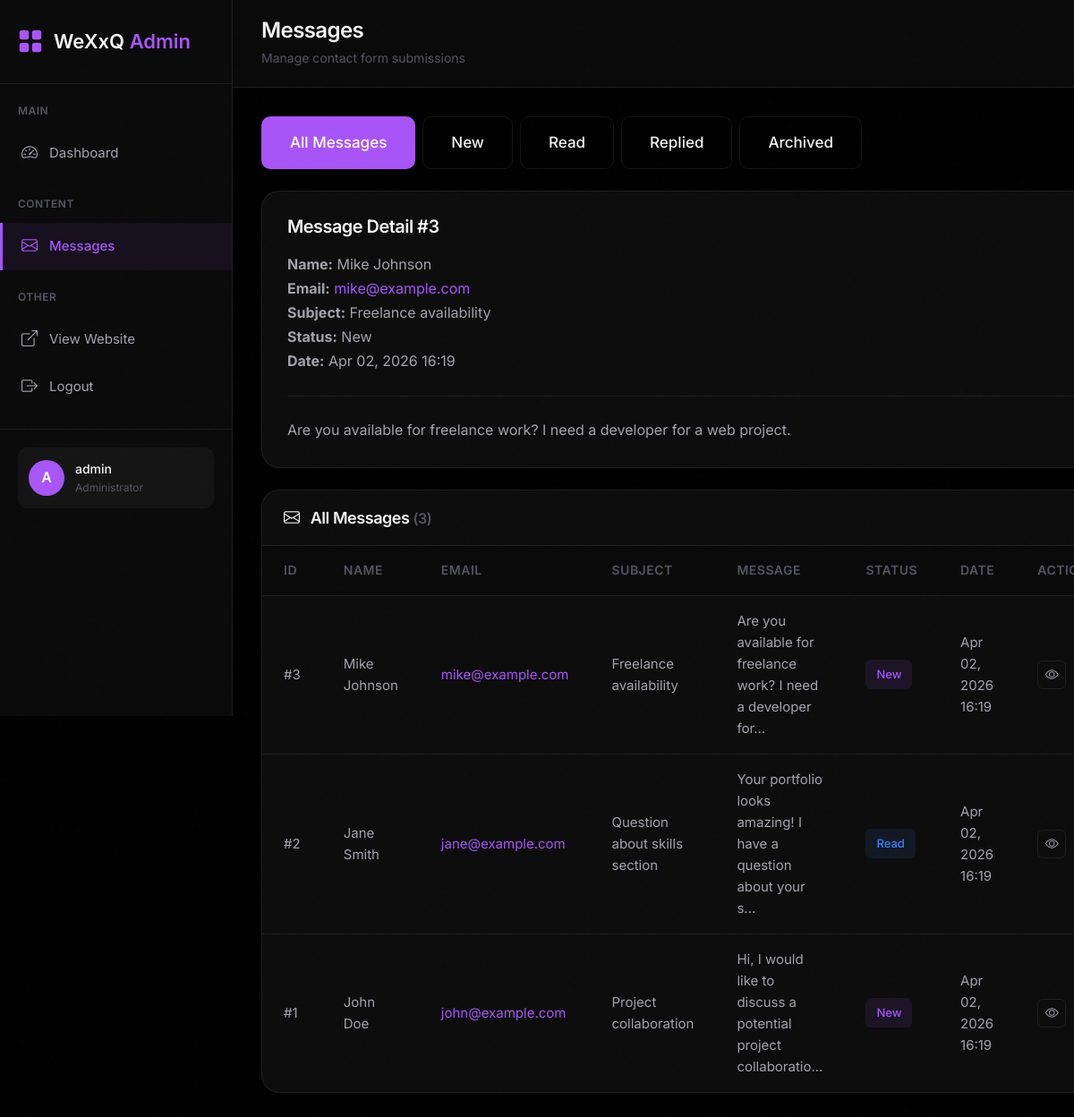
The page /admin/messages.php?view=3 (signed in) on the database its author committed.
### tables this page shows
CREATE TABLE IF NOT EXISTS `contact_messages` (
  `id` INT(11) UNSIGNED NOT NULL AUTO_INCREMENT,
  `name` VARCHAR(100) NOT NULL,
  `email` VARCHAR(100) NOT NULL,
  `subject` VARCHAR(150) NOT NULL,
  `message` TEXT NOT NULL,
  `status` ENUM('new', 'read', 'replied', 'archived') DEFAULT 'new',
  `ip_address` VARCHAR(45) DEFAULT NULL,
  `user_agent` VARCHAR(255) DEFAULT NULL,
  `created_at` TIMESTAMP DEFAULT CURRENT_TIMESTAMP,
  `read_at` TIMESTAMP NULL DEFAULT NULL,
  `replied_at` TIMESTAMP NULL DEFAULT NULL,
  PRIMARY KEY (`id`),
  INDEX `idx_status` (`status`),
  INDEX `idx_created_at` (`created_at`),
  INDEX `idx_email` (`email`)
);

### admin/messages.php (the view, shortened to what this page needs)
<?php
$status_filter = $_GET['status'] ?? 'all';
$page = isset($_GET['page']) ? (int)$_GET['page'] : 1;
$per_page = 10;
$messages = [];
$total_messages = 0;
$view_message = null;
try {
    $db = getDbConnection();
    if (isset($_GET['view']) && ctype_digit((string)$_GET['view'])) {
        $view_id = (int)$_GET['view'];
        $viewStmt = $db->prepare('SELECT id, name, email, subject, message, status, created_at FROM contact_messages WHERE id = ? LIMIT 1');
        $viewStmt->execute([$view_id]);
        $view_message = $viewStmt->fetch() ?: null;
    }
    if ($status_filter === 'all') {
        $countStmt = $db->query('SELECT COUNT(*) FROM contact_messages');
        $total_messages = (int)$countStmt->fetchColumn();
        $offset = ($page - 1) * $per_page;
        $listStmt = $db->prepare('SELECT id, name, email, subject, message, status, created_at FROM contact_messages ORDER BY created_at DESC LIMIT ? OFFSET ?');
        $listStmt->bindValue(1, $per_page, PDO::PARAM_INT);
        $listStmt->bindValue(2, $offset, PDO::PARAM_INT);
        $listStmt->execute();
        $messages = $listStmt->fetchAll();
    }
} catch (Throwable $e) {
    $messages = [];
    $total_messages = 0;
    $total_pages = 1;
    $view_message = null;
}
include 'includes/admin-header.php';
include 'includes/admin-sidebar.php';
?>
<div class="admin-content">
    <header class="admin-header">
        <div class="admin-header-content">
            <div class="admin-header-left">
                <h1>Messages</h1>
                <p>Manage contact form submissions</p>
            </div>
        </div>
    </header>
    <main class="admin-main">
        <div class="mb-4">
            <div class="d-flex gap-2 flex-wrap">
                <a href="?status=all" class="btn <?php echo $status_filter === 'all' ? 'btn-purple' : 'btn-outline-purple'; ?>">
                    All Messages
                </a>
                <a href="?status=new" class="btn <?php echo $status_filter === 'new' ? 'btn-purple' : 'btn-outline-purple'; ?>">
                    New
                </a>
                <a href="?status=read" class="btn <?php echo $status_filter === 'read' ? 'btn-purple' : 'btn-outline-purple'; ?>">
                    Read
                </a>
                <a href="?status=replied" class="btn <?php echo $status_filter === 'replied' ? 'btn-purple' : 'btn-outline-purple'; ?>">
                    Replied
                </a>
                <a href="?status=archived" class="btn <?php echo $status_filter === 'archived' ? 'btn-purple' : 'btn-outline-purple'; ?>">
                    Archived
                </a>
            </div>
        </div>
        <?php if (!empty($view_message)): ?>
            <div class="glass-card mb-4 p-4">
                <h3 class="mb-3">Message Detail #<?php echo (int)$view_message['id']; ?></h3>
                <p><strong>Name:</strong> <?php echo htmlspecialchars($view_message['name']); ?></p>
                <p><strong>Email:</strong> <a href="mailto:<?php echo htmlspecialchars($view_message['email']); ?>" class="text-purple"><?php echo htmlspecialchars($view_message['email']); ?></a></p>
                <p><strong>Subject:</strong> <?php echo htmlspecialchars($view_message['subject']); ?></p>
                <p><strong>Status:</strong> <?php echo htmlspecialchars(ucfirst($view_message['status'])); ?></p>
                <p><strong>Date:</strong> <?php echo date('M d, Y H:i', strtotime($view_message['created_at'])); ?></p>
                <hr>
                <p class="mb-0"><?php echo nl2br(htmlspecialchars($view_message['message'])); ?></p>
            </div>
        <?php endif; ?>
        <div class="data-table-wrapper">
            <div class="data-table-header">
                <h3 class="data-table-title">
                    <i class="bi bi-envelope me-2"></i>
                    <?php echo ucfirst($status_filter); ?> Messages
                    <span class="text-muted small">(<?php echo number_format($total_messages); ?>)</span>
                </h3>
            </div>
            <?php if (empty($messages)): ?>
                <div class="empty-state">
                    <i class="bi bi-inbox"></i>
                    <h3>No Messages Found</h3>
                    <p>
                        <?php if ($status_filter === 'all'): ?>
                            No contact form submissions yet.
                        <?php else: ?>
                            No <?php echo $status_filter; ?> messages at this time.
                        <?php endif; ?>
                    </p>
                </div>
            <?php else: ?>
                <table class="data-table">
                    <thead>
                        <tr>
                            <th>ID</th>
                            <th>Name</th>
                            <th>Email</th>
                            <th>Subject</th>
                            <th>Message</th>
                            <th>Status</th>
                            <th>Date</th>
                            <th>Actions</th>
                        </tr>
                    </thead>
                    <tbody>
                        <?php foreach ($messages as $message): ?>
                            <tr>
                                <td>#<?php echo $message['id']; ?></td>
                                <td><?php echo htmlspecialchars($message['name']); ?></td>
                                <td>
                                    <a href="mailto:<?php echo htmlspecialchars($message['email']); ?>" class="text-purple">
                                        <?php echo htmlspecialchars($message['email']); ?>
                                    </a>
                                </td>
                                <td><?php echo htmlspecialchars($message['subject']); ?></td>
                                <td>
                                    <?php
                                    $preview = htmlspecialchars(substr($message['message'], 0, 60));
                                    echo strlen($message['message']) > 60 ? $preview . '...' : $preview;
                                    ?>
                                </td>
                                <td>
                                    <span class="status-badge-table status-<?php echo $message['status']; ?>">
                                        <?php echo ucfirst($message['status']); ?>
                                    </span>
                                </td>
                                <td><?php echo date('M d, Y H:i', strtotime($message['created_at'])); ?></td>
                                <td>
                                    <div class="action-buttons">
                                        <a href="?view=<?php echo $message['id']; ?>" class="btn-icon" title="View">
                                            <i class="bi bi-eye"></i>
                                        </a>
                                    </div>
                                </td>
                            </tr>
                        <?php endforeach; ?>
                    </tbody>
                </table>
            <?php endif; ?>
        </div>
       </main>
</div>
<?php include 'includes/admin-footer.php'; ?>

### assets/css/main.css (style rules this page uses)
:root { --bg-primary: #000000; --bg-secondary: #0a0a0a; --bg-tertiary: #141414; --bg-card: #0d0d0d; --accent: #a855f7; --accent-hover: #9333ea; --accent-glow: rgba(168, 85, 247, 0.3); --accent-subtle: rgba(168, 85, 247, 0.08); --accent-border: rgba(168, 85, 247, 0.22); --text-primary: #f5f5f7; --text-secondary: #a3a3ab; --text-muted: #55555f; --border-color: rgba(255, 255, 255, 0.08); --border-hover: rgba(168, 85, 247, 0.5); --font-primary: 'Inter', -apple-system, BlinkMacSystemFont, sans-serif; --radius-sm: 6px; --radius-md: 10px; --radius-lg: 14px; --radius-xl: 20px; --transition: 0.25s cubic-bezier(0.4, 0, 0.2, 1); --transition-slow: 0.4s cubic-bezier(0.4, 0, 0.2, 1); --container-max: 1200px; }
* { margin: 0; padding: 0; box-sizing: border-box; }
html { scroll-behavior: smooth; overflow-x: hidden; width: 100%; }
body { background-color: var(--bg-primary); color: var(--text-primary); font-family: var(--font-primary); font-weight: 400; line-height: 1.6; font-size: 17px; -webkit-font-smoothing: antialiased; -moz-osx-font-smoothing: grayscale; overflow-x: hidden; width: 100%; max-width: 100vw; position: relative; }
h1, h2, h3, h4, h5, h6 { font-family: var(--font-primary); font-weight: 600; line-height: 1.2; color: var(--text-primary); letter-spacing: -0.025em; }
p { color: var(--text-secondary); line-height: 1.7; font-size: 1rem; }
a { text-decoration: none; color: inherit; transition: color var(--transition); }
.text-accent, .text-purple { color: var(--accent) !important; }
.text-muted { color: var(--text-muted) !important; }
.btn { display: inline-flex; align-items: center; justify-content: center; gap: 10px; font-family: var(--font-primary); font-weight: 500; font-size: 1.0625rem; border-radius: var(--radius-md); cursor: pointer; transition: all var(--transition); border: none; outline: none; }
.btn-purple, .btn-accent { background: var(--accent); color: white; padding: 16px 32px; }
.btn-outline-purple, .btn-outline-accent { border: 1px solid var(--border-color); color: var(--text-primary); background: transparent; padding: 15px 31px; }
.glass-card, .card { background: var(--bg-card); border: 1px solid var(--border-color); border-radius: var(--radius-xl); padding: 28px; transition: all var(--transition); }
.d-flex { display: flex !important; }
.flex-wrap { flex-wrap: wrap !important; }
.gap-2 { gap: 0.5rem !important; }
.mb-0 { margin-bottom: 0 !important; }
.mb-3 { margin-bottom: 1rem !important; }
.mb-4 { margin-bottom: 1.5rem !important; }
.me-2 { margin-right: 0.5rem !important; }
.small { font-size: 1rem !important; }
hr { border: none; border-top: 1px solid var(--border-color); margin: 1.5rem 0; }

### rows shown on the page
contact_messages: id "3", name "Mike Johnson", email "mike@example.com", subject "Freelance availability", status "New", created_at "Apr 02, 2026 16:19", message "Are you available for freelance work? I need a developer for a web project.", message "Are you available for freelance work? I need a developer for"
contact_messages: id "2", name "Jane Smith", email "jane@example.com", subject "Question about skills section", message "Your portfolio looks amazing! I have a question about your s", status "Read", created_at "Apr 02, 2026 16:19"
contact_messages: id "1", name "John Doe", email "john@example.com", subject "Project collaboration", message "Hi, I would like to discuss a potential project collaboratio", status "New", created_at "Apr 02, 2026 16:19"

### other values the page prints
substr($current_admin['username'] ?? 'A', 0, 1) "A"
$current_admin['username'] "admin"
$status_filter "All"
$total_messages "3"
